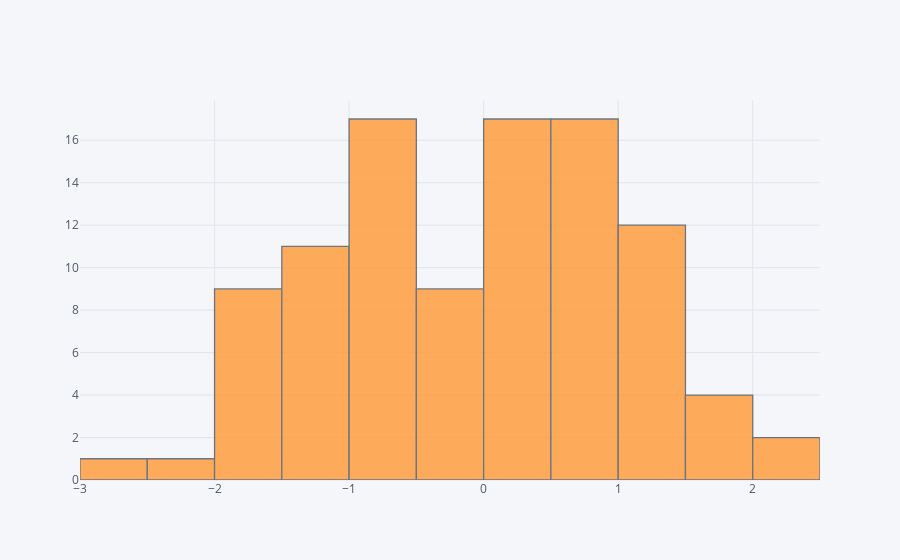

Source (notebook cell):
### Markdown cell above
## histogram

### Code cell
df['A'].iplot(kind='hist',bins=25)

### Figure 1 — Plotly figure (JSON) as saved in the notebook; plotly's stock layout.template omitted (floating-point values rounded to 4 significant figures)
{"data": [{"histfunc": "count", "histnorm": "", "marker": {"color": "rgba(255, 153, 51, 1.0)", "line": {"color": "#4D5663", "width": 1.3}}, "name": "A", "nbinsx": 25, "opacity": 0.8, "orientation": "v", "type": "histogram", "x": [-0.7247, 0.1238, -0.4285, 0.5132, -2.19, -1.049, -0.8498, 1.598, -1.645, -1.055, 2.475, 0.223, -0.02653, -1.195, 0.9155, -1.002, 0.3928, 1.289, 1.371, -0.2314, -0.9872, -0.229, 0.7163, -0.7308, 0.248, -1.396, 0.5902, 0.9338, 1.763, 0.4656, 1.231, 0.07442, -0.5405, 1.002, 0.1766, -1.149, -0.995, -0.8853, -1.688, -1.417, 0.4152, 0.5236, -0.6221, -0.2251, 0.1767, -1.892, 0.6105, -1.945, 2.494, -1.965, -0.006596, 1.345, 0.5121, 0.8038, -0.9491, 0.0609, 0.1509, 1.301, -1.571, -0.1419, -0.9058, 0.4027, -0.6836, -1.135, 0.02961, 0.2513, 0.9881, -1.077, -2.729, 0.7367, 0.6506, 0.2283, 1.672, 1.102, 0.6, 1.331, 1.169, 0.4174, -0.3174, -0.8758, 0.6267, 0.7637, 0.8661, -0.1085, 1.637, -1.617, 0.01324, 0.9725, 1.062, -0.6154, -0.5377, -1.546, -0.7974, -1.139, -0.7895, -0.979, -1.952, 1.035, -1.343, 1.252]}], "layout": {"barmode": "overlay", "legend": {"bgcolor": "#F5F6F9", "font": {"color": "#4D5663"}}, "paper_bgcolor": "#F5F6F9", "plot_bgcolor": "#F5F6F9", "titlefont": {"color": "#4D5663"}, "xaxis1": {"gridcolor": "#E1E5ED", "showgrid": true, "tickfont": {"color": "#4D5663"}, "title": "", "titlefont": {"color": "#4D5663"}, "zerolinecolor": "#E1E5ED"}, "yaxis1": {"gridcolor": "#E1E5ED", "showgrid": true, "tickfont": {"color": "#4D5663"}, "title": "", "titlefont": {"color": "#4D5663"}, "zerolinecolor": "#E1E5ED"}}}
